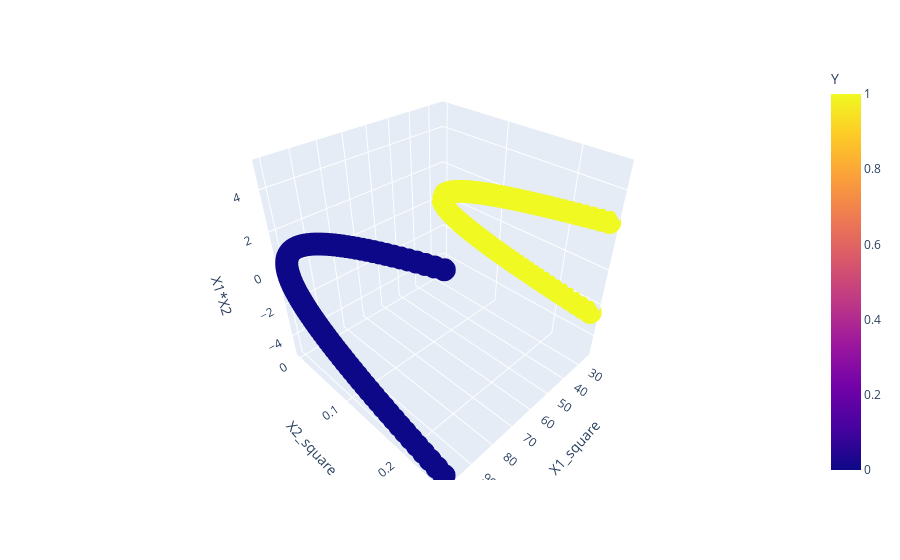

This figure's notebook cell:
### Code cell
#3D plotting
import plotly.express as px

fig = px.scatter_3d(df,x='X1_square',y='X2_square',z='X1*X2',color='Y')
fig.show()

### Figure 1 — Plotly figure (JSON) as saved in the notebook; plotly's stock layout.template omitted (floating-point values rounded to 4 significant figures; data arrays with more than 128 entries replaced by an {"elided": "..."} marker saying what was removed)
{"data": [{"hovertemplate": "X1_square=%{x}<br>X2_square=%{y}<br>X1*X2=%{z}<br>Y=%{marker.color}<extra></extra>", "legendgroup": "", "marker": {"color": {"elided": "400 int values"}, "coloraxis": "coloraxis", "symbol": "circle"}, "mode": "markers", "name": "", "scene": "scene", "showlegend": false, "type": "scatter3d", "x": {"elided": "400 float values"}, "y": {"elided": "400 float values"}, "z": {"elided": "400 float values"}}], "layout": {"coloraxis": {"colorbar": {"title": {"text": "Y"}}, "colorscale": [[0, "#0d0887"], [0.1111, "#46039f"], [0.2222, "#7201a8"], [0.3333, "#9c179e"], [0.4444, "#bd3786"], [0.5556, "#d8576b"], [0.6667, "#ed7953"], [0.7778, "#fb9f3a"], [0.8889, "#fdca26"], [1, "#f0f921"]]}, "legend": {"tracegroupgap": 0}, "margin": {"t": 60}, "scene": {"domain": {"x": [0, 1], "y": [0, 1]}, "xaxis": {"title": {"text": "X1_square"}}, "yaxis": {"title": {"text": "X2_square"}}, "zaxis": {"title": {"text": "X1*X2"}}}}}
